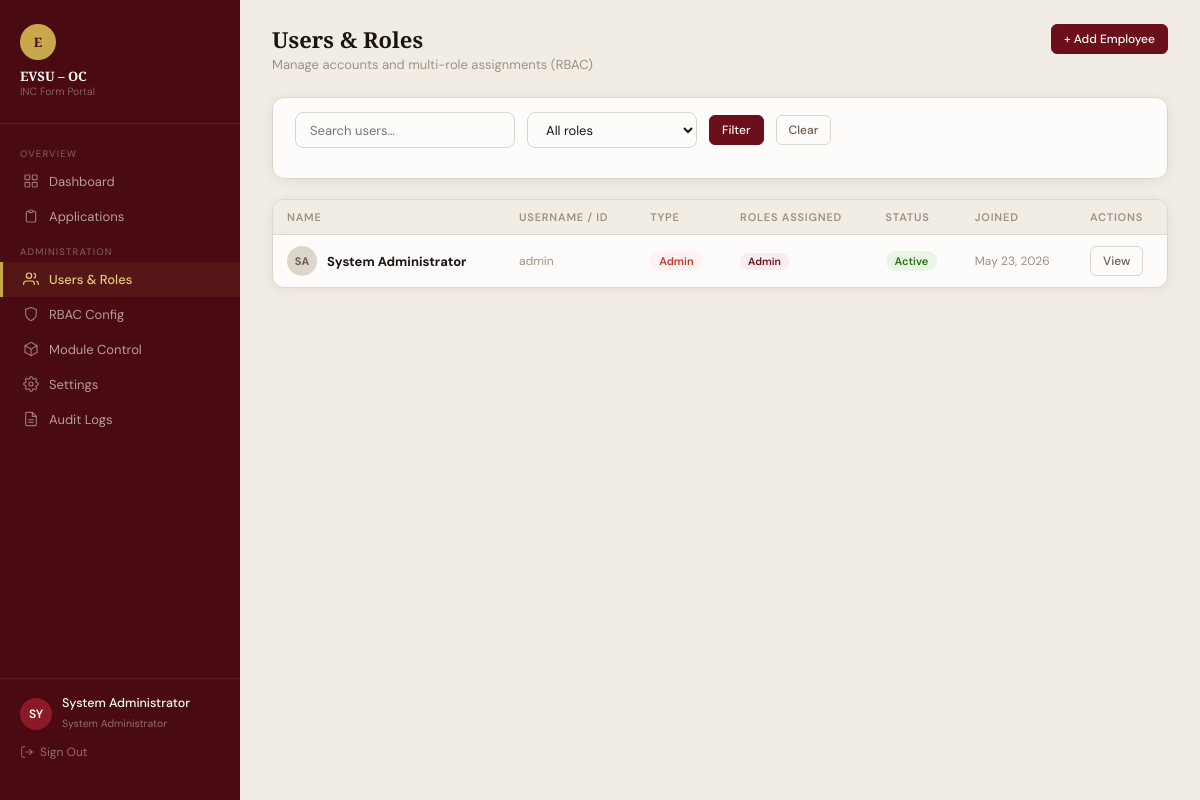
The page /admin/users.php (signed in) on the database its author committed.
### tables this page shows
CREATE TABLE IF NOT EXISTS users (
    id INT AUTO_INCREMENT PRIMARY KEY,
    full_name VARCHAR(150) NOT NULL,
    username VARCHAR(100) NOT NULL UNIQUE,
    email VARCHAR(150) NOT NULL UNIQUE,
    password_hash VARCHAR(255) NOT NULL,
    account_type ENUM('admin','employee','student') NOT NULL DEFAULT 'student',
    status ENUM('pending','active','disabled') NOT NULL DEFAULT 'pending',
    student_id VARCHAR(30) NULL COMMENT 'For students only',
    department VARCHAR(100) NULL,
    created_at TIMESTAMP DEFAULT CURRENT_TIMESTAMP,
    updated_at TIMESTAMP DEFAULT CURRENT_TIMESTAMP ON UPDATE CURRENT_TIMESTAMP
);

### includes/auth.php (called while the page is built, shortened)
<?php
function h(string $s): string {
    return htmlspecialchars($s, ENT_QUOTES | ENT_HTML5, 'UTF-8');
}

### admin/users.php (the view, shortened to what this page needs)
<?php
require_once __DIR__ . '/../includes/auth.php';
$pdo    = getDB();
$search = trim($_GET['q'] ?? '');
$params = [];
$where  = ['1=1'];
$whereSQL = implode(' AND ', $where);
$stmt = $pdo->prepare("SELECT u.*, GROUP_CONCAT(r.role_name ORDER BY r.role_name SEPARATOR ',') as roles
    FROM users u
    LEFT JOIN user_roles ur ON ur.user_id = u.id AND u.account_type='employee'
    LEFT JOIN roles r ON ur.role_id = r.id
    WHERE $whereSQL
    GROUP BY u.id
    ORDER BY u.status='pending' DESC, u.created_at DESC");
$stmt->execute($params);
$users = $stmt->fetchAll();
include __DIR__ . '/../includes/head.php';
?>
<body>
<div class="layout">
<?php include __DIR__ . '/../includes/admin_sidebar.php'; ?>
<main class="main-content">
  <div class="top-bar">
    <div>
      <h2>Users &amp; Roles</h2>
      <p>Manage accounts and multi-role assignments (RBAC)</p>
    </div>
    <a href="/evsu_inc_portal/register.php?type=employee" class="btn-sm maroon">+ Add Employee</a>
  </div>
  <form method="GET" action="" class="content-card" style="padding:0.875rem 1.375rem;">
    <div class="filter-bar">
      <input class="form-input" type="text" name="q" placeholder="Search users…" value="<?= h($search) ?>">
      <select class="form-input" name="role" style="max-width:170px;height:36px;font-size:13px;">
        <option value="all">All roles</option>
      </select>
      <button type="submit" class="btn-sm maroon">Filter</button>
      <a href="/evsu_inc_portal/admin/users.php" class="btn-sm">Clear</a>
    </div>
  </form>
  <div class="content-card">
    <div class="card-body" style="padding:0;">
      <?php if (empty($users)): ?>
        <div class="empty-state"><p>No users found matching your criteria.</p></div>
      <?php else: ?>
      <table class="data-table">
        <thead><tr>
          <th>Name</th><th>Username / ID</th><th>Type</th><th>Roles Assigned</th><th>Status</th><th>Joined</th><th>Actions</th>
        </tr></thead>
        <tbody>
        <?php foreach ($users as $u):
          $initials = strtoupper(substr($u['full_name'], 0, 1) . (strpos($u['full_name'], ' ') !== false ? substr($u['full_name'], strpos($u['full_name'],' ')+1, 1) : ''));
        ?>
        <tr>
          <td>
            <div style="display:flex;align-items:center;gap:10px;">
              <div style="width:30px;height:30px;border-radius:50%;background:var(--gray-200);display:flex;align-items:center;justify-content:center;font-size:11px;font-weight:700;color:var(--gray-600);flex-shrink:0;"><?= h($initials) ?></div>
              <strong><?= h($u['full_name']) ?></strong>
            </div>
          </td>
          <td style="color:var(--gray-400);font-size:12px;"><?= h($u['username']) ?></td>
          <td><span class="badge <?= $u['account_type']==='admin'?'badge-danger':($u['account_type']==='employee'?'badge-info':'badge-success') ?>"><?= ucfirst($u['account_type']) ?></span></td>
          <td>
            <div class="role-chips">
              <?php if ($u['account_type'] === 'admin'): ?>
                <span class="role-chip rc-admin">Admin</span>
              <?php elseif ($u['account_type'] === 'student'): ?>
                <span class="role-chip rc-student">Student</span>
              <?php endif; ?>
            </div>
          </td>
          <td>
            <?php
              $sb = ['active'=>'badge-success','pending'=>'badge-gold','disabled'=>'badge-gray'];
              echo '<span class="badge '.($sb[$u['status']]??'badge-gray').'">'.ucfirst($u['status']).'</span>';
            ?>
          </td>
          <td style="color:var(--gray-400);font-size:12px;"><?= date('M d, Y', strtotime($u['created_at'])) ?></td>
          <td>
            <div style="display:flex;gap:5px;flex-wrap:wrap;">
              <?php if ($u['status'] === 'pending'): ?>
                <form method="POST" style="display:inline;">
                  <input type="hidden" name="csrf_token" value="<?= csrfToken() ?>">
                  <input type="hidden" name="action" value="approve">
                  <input type="hidden" name="user_id" value="<?= $u['id'] ?>">
                  <button type="submit" class="btn-sm success">Approve</button>
                </form>
                <form method="POST" style="display:inline;" onsubmit="return confirm('Reject and delete this request?')">
                  <input type="hidden" name="csrf_token" value="<?= csrfToken() ?>">
                  <input type="hidden" name="action" value="reject">
                  <input type="hidden" name="user_id" value="<?= $u['id'] ?>">
                  <button type="submit" class="btn-sm danger">Reject</button>
                </form>
              <?php else: ?>
                <?php if ($u['account_type'] === 'employee'): ?>
                <button class="btn-sm" onclick="openRoleModal(<?= $u['id'] ?>, '<?= h(addslashes($u['full_name'])) ?>', '<?= h($u['roles'] ?? '') ?>')">Edit Roles</button>
                <?php else: ?>
                <a href="/evsu_inc_portal/admin/user_view.php?id=<?= $u['id'] ?>" class="btn-sm">View</a>
                <?php endif; ?>
              <?php endif; ?>
            </div>
          </td>
        </tr>
        <?php endforeach; ?>
        </tbody>
      </table>
      <?php endif; ?>
    </div>
  </div>
</main>
</div>
</body>
</html>

### includes/head.php (style rules this page uses)
*, *::before, *::after { box-sizing: border-box; margin: 0; padding: 0; }
:root { --maroon: #6B0F1A; --maroon-dark: #4A0A12; --maroon-light: #8B1A28; --gold: #C9A84C; --gold-light: #E8C97A; --gold-pale: #F5EDD3; --white: #FDFCFA; --off-white: #F8F5EE; --gray-100: #F1EDE4; --gray-200: #DDD6CA; --gray-400: #A09080; --gray-600: #6B5D52; --gray-900: #1C1410; --radius: 12px; --radius-sm: 8px; --shadow: 0 2px 12px rgba(107,15,26,0.08); --shadow-md: 0 8px 32px rgba(107,15,26,0.12); --success: #2A6E1A; --danger: #C0392B; --info: #1B5FA3; }
body { font-family: 'DM Sans', sans-serif; background: var(--off-white); color: var(--gray-900); min-height: 100vh; }
.layout { display: flex; min-height: 100vh; }
.main-content { flex: 1; padding: 1.5rem 2rem; min-width: 0; background: var(--gray-100); }
.top-bar { display: flex; align-items: flex-start; justify-content: space-between; margin-bottom: 1.5rem; flex-wrap: wrap; gap: 0.75rem; }
.top-bar h2 { font-family: 'Playfair Display', serif; font-size: 22px; color: var(--gray-900); }
.top-bar p { font-size: 13px; color: var(--gray-400); margin-top: 2px; }
.content-card { background: var(--white); border: 1px solid var(--gray-200); border-radius: var(--radius); box-shadow: var(--shadow); margin-bottom: 1.25rem; overflow: hidden; }
.card-body { padding: 1.375rem; }
.data-table { width: 100%; border-collapse: collapse; font-size: 13px; }
.data-table th { text-align: left; padding: 10px 14px; font-size: 11px; font-weight: 600; letter-spacing: 0.07em; text-transform: uppercase; color: var(--gray-400); background: var(--gray-100); border-bottom: 1px solid var(--gray-200); }
.data-table td { padding: 11px 14px; border-bottom: 1px solid var(--gray-100); vertical-align: middle; }
.data-table tbody tr:last-child td { border-bottom: none; }
.badge { display: inline-flex; align-items: center; font-size: 11px; font-weight: 600; padding: 3px 9px; border-radius: 100px; }
.badge-success { background: #EBF5E7; color: var(--success); }
.badge-danger { background: #FEF2F2; color: var(--danger); }
.role-chips { display: flex; flex-wrap: wrap; gap: 4px; }
.role-chip { display: inline-flex; font-size: 10.5px; font-weight: 600; padding: 2px 8px; border-radius: 100px; }
.rc-admin { background: #F9EDF0; color: var(--maroon); }
.btn-sm { display: inline-flex; align-items: center; height: 30px; padding: 0 12px; border: 1px solid var(--gray-200); border-radius: 6px; font-family: 'DM Sans', sans-serif; font-size: 12px; font-weight: 500; cursor: pointer; background: var(--white); color: var(--gray-600); transition: all 0.12s; text-decoration: none; gap: 5px; }
.btn-sm.maroon { background: var(--maroon); color: var(--white); border-color: var(--maroon); }
.form-input { width: 100%; height: 42px; border: 1px solid var(--gray-200); border-radius: var(--radius-sm); padding: 0 14px; font-family: 'DM Sans', sans-serif; font-size: 14px; color: var(--gray-900); background: var(--white); transition: border-color 0.15s; outline: none; }
select.form-input { cursor: pointer; }
.filter-bar { display: flex; align-items: center; gap: 0.75rem; flex-wrap: wrap; margin-bottom: 1rem; }
.filter-bar .form-input { max-width: 220px; height: 36px; font-size: 13px; }

### rows shown on the page
users: full_name "SA", full_name "System Administrator", username "admin", account_type "Admin", status "Active", created_at "May 23, 2026"

### other values the page prints
$initials "SY"
$_SESSION['full_name'] "System Administrator"
